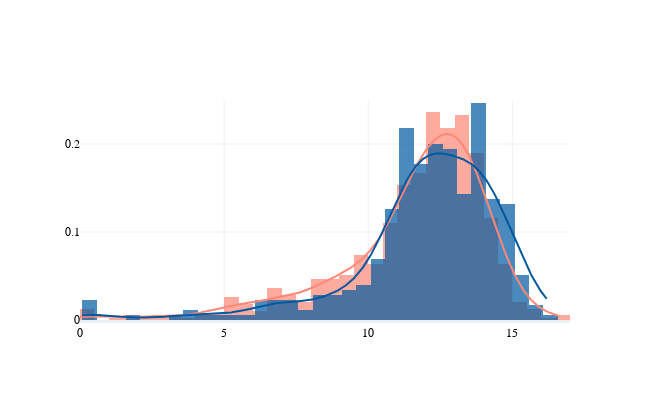

The cell this chart's notebook holds for it:
### Code cell
import plotly.figure_factory as ff
import numpy as np

hist_data = [train_set_pce.labels, test_set_pce.labels]

group_labels = ['Train', 'Test',]
colors = ["#FF8777", "#0059A0","#E1462C"]

# Create distplot with curve_type set to 'normal'
fig = ff.create_distplot(hist_data, group_labels, colors=colors,
                         bin_size=0.5, show_rug=False)

fig.update_yaxes(title_text=" ", showticklabels = True, zeroline = False,linewidth=3, showline = False, showgrid=True, range = [0,0.25],tickvals = [0,0.1,0.2,0.3], tickfont= dict(size=12, family="Helvetica", color="rgb(0,0,0)")
)
fig.update_xaxes(title_text=" ", showline = True, showgrid=True, linewidth=3,tickfont= dict(size=12, family="Helvetica", color="rgb(0,0,0)"))

fig.update_layout(
    template="plotly_white",
    height=400,
    width=650,
    showlegend=False,
    
)

fig.write_image("xai/images/pce/1D/distr_pce.png", scale=2)
fig.show()

### Figure 1 — Plotly figure (JSON) as saved in the notebook; plotly's stock layout.template omitted (floating-point values rounded to 4 significant figures; data arrays with more than 128 entries replaced by an {"elided": "..."} marker saying what was removed)
{"data": [{"autobinx": false, "histnorm": "probability density", "legendgroup": "Train", "marker": {"color": "#FF8777"}, "name": "Train", "opacity": 0.7, "type": "histogram", "x": {"elided": "780 float values"}, "xaxis": "x", "xbins": {"end": 16.64, "size": 0.5, "start": 0}, "yaxis": "y"}, {"autobinx": false, "histnorm": "probability density", "legendgroup": "Test", "marker": {"color": "#0059A0"}, "name": "Test", "opacity": 0.7, "type": "histogram", "x": {"elided": "349 float values"}, "xaxis": "x", "xbins": {"end": 16.22, "size": 0.5, "start": 0.08}, "yaxis": "y"}, {"legendgroup": "Train", "marker": {"color": "#FF8777"}, "mode": "lines", "name": "Train", "showlegend": false, "type": "scatter", "x": {"elided": "500 float values"}, "xaxis": "x", "y": {"elided": "500 float values"}, "yaxis": "y"}, {"legendgroup": "Test", "marker": {"color": "#0059A0"}, "mode": "lines", "name": "Test", "showlegend": false, "type": "scatter", "x": {"elided": "500 float values"}, "xaxis": "x", "y": {"elided": "500 float values"}, "yaxis": "y"}], "layout": {"barmode": "overlay", "height": 400, "hovermode": "closest", "legend": {"traceorder": "reversed"}, "showlegend": false, "width": 650, "xaxis": {"anchor": "y2", "domain": [0, 1], "linewidth": 3, "showgrid": true, "showline": true, "tickfont": {"color": "rgb(0,0,0)", "family": "Helvetica", "size": 12}, "title": {"text": " "}, "zeroline": false}, "yaxis": {"anchor": "free", "domain": [0, 1], "linewidth": 3, "position": 0, "range": [0, 0.25], "showgrid": true, "showline": false, "showticklabels": true, "tickfont": {"color": "rgb(0,0,0)", "family": "Helvetica", "size": 12}, "tickvals": [0, 0.1, 0.2, 0.3], "title": {"text": " "}, "zeroline": false}}}
